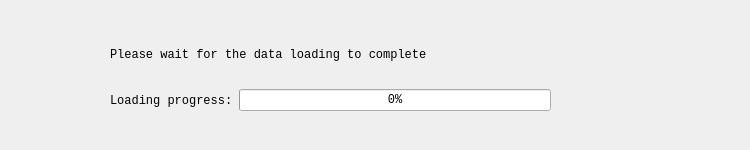
<?xml version="1.0" encoding="UTF-8"?>
<ui version="4.0">
 <class>Progress_Dialog</class>
 <widget class="QDialog" name="Progress_Dialog">
  <property name="geometry">
   <rect>
    <x>0</x>
    <y>0</y>
    <width>750</width>
    <height>150</height>
   </rect>
  </property>
  <property name="font">
   <font>
    <family>Consolas</family>
   </font>
  </property>
  <property name="windowTitle">
   <string>Dialog</string>
  </property>
  <widget class="QLabel" name="label_2">
   <property name="geometry">
    <rect>
     <x>110</x>
     <y>30</y>
     <width>731</width>
     <height>49</height>
    </rect>
   </property>
   <property name="text">
    <string>Please wait for the data loading to complete</string>
   </property>
  </widget>
  <widget class="QSplitter" name="splitter">
   <property name="geometry">
    <rect>
     <x>110</x>
     <y>80</y>
     <width>441</width>
     <height>41</height>
    </rect>
   </property>
   <property name="orientation">
    <enum>Qt::Vertical</enum>
   </property>
   <widget class="QWidget" name="horizontalLayoutWidget">
    <layout class="QHBoxLayout" name="horizontalLayout">
     <item>
      <widget class="QLabel" name="label">
       <property name="text">
        <string>Loading progress:</string>
       </property>
      </widget>
     </item>
     <item>
      <widget class="QProgressBar" name="progressBar">
       <property name="sizePolicy">
        <sizepolicy hsizetype="Expanding" vsizetype="Fixed">
         <horstretch>0</horstretch>
         <verstretch>0</verstretch>
        </sizepolicy>
       </property>
       <property name="value">
        <number>0</number>
       </property>
      </widget>
     </item>
    </layout>
   </widget>
  </widget>
 </widget>
 <resources/>
 <connections/>
</ui>
